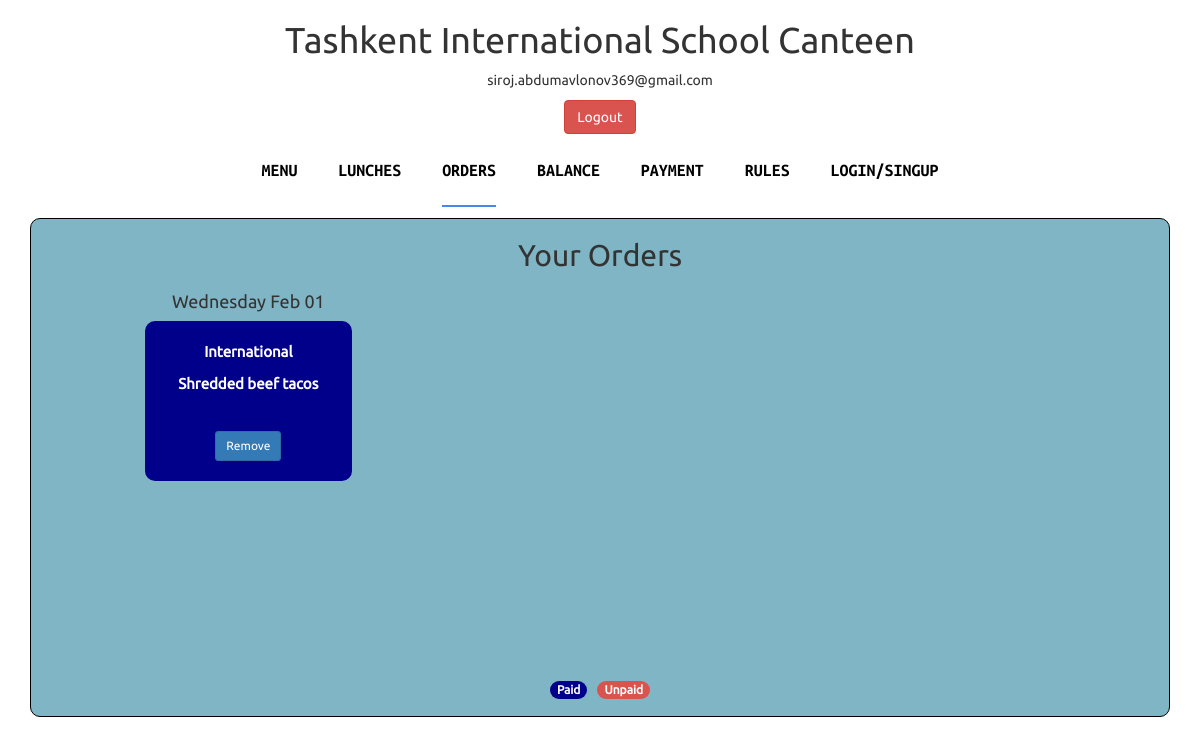
The page /orders (signed in) on the database its author committed.
### main/models.py (models this page shows, shortened)
class User(AbstractUser):
    username = None
    email = models.EmailField(unique=True, blank=False, null=False)
    full_name = models.CharField(max_length=255, blank=False, null=False)
    balance = models.DecimalField(max_digits=1000, default=1_000_000, blank=True, decimal_places=2)
    USERNAME_FIELD = 'email'
    REQUIRED_FIELDS = []
    objects = UserManager()

class Order(models.Model):
    user = models.ForeignKey(User, on_delete=models.CASCADE, related_name="order")
    weekday = models.ForeignKey(WeekDay, on_delete=models.CASCADE, related_name="orders")
    menuitem = models.ForeignKey(MenuItem, on_delete=models.PROTECT)
    paid = models.BooleanField(default=False)
    class Meta:
        unique_together = ('user', 'menuitem', 'weekday')

class WeekDay(models.Model):
    weekday = models.CharField(max_length=255, choices=WEEK_DAYS)
    datetime = models.DateField(blank=True, null=True)

class MenuItem(models.Model):
    lunch = models.ForeignKey(Lunch, on_delete=models.PROTECT, related_name="menuitem")
    date = models.ForeignKey(WeekDay, on_delete=models.PROTECT, related_name="menuitems")
    title = models.CharField(max_length=255, blank=False, null=False)
    price = models.DecimalField(max_digits=1000, decimal_places=2, default=10000.00)

class Lunch(models.Model):
    name = models.CharField(max_length=255, blank=False, null=False)
    def __str__(self):
        return f"{self.name}"

### main/views.py (the view)
@login_required
def orders(request):
    user = request.user
    orders = Order.objects.filter(user=user).order_by('weekday__datetime').order_by('paid')
    paginator = Paginator(orders, 5)
    page_number = request.GET.get('page')
    objects = paginator.get_page(page_number)
    return render(request, "orders.html", {
        "orders": objects,
    })

### templates/orders.html (shortened to what this page needs)
{% extends "main.html" %}
{% block content %}
    <h2>Your Orders</h2>
    <div class="order-row">
        <div class="block-wrapper ">
            {% for order in orders %}
                <div class="dfc">
                    <h4 class="fitcontent">{{ order.weekday.weekday }} {{ order.weekday.datetime|date:"M d" }}</h4>
                     {% if not order.paid  %}
                         <div class="block-item forcolumn not-paid">
                     {% else %}
                        <div class="block-item forcolumn paid">
                     {% endif %}
                     <div>
                        <p class="title">{{ order.menuitem.lunch }}</p>
                            <p class="item">{{ order.menuitem.title }}</p>
                     </div>
                            <a href="{% url "main:remove-order" order.weekday.id order.menuitem.id %}">
                                 <button class="block_item-btn btn btn-primary btn-sm">Remove</button>
                            </a>
                        </div>
                </div>
            {% endfor %}
        </div>
    </div>
    <nav class="pagination_nav mt120" aria-label="Page navigation example">
    </nav>
<div>
    <h1><span class="badge badge-pill" style="background-color: darkblue; margin-right: 10px;">Paid</span><span class="badge badge-pill" style="background-color: #d9534f;">Unpaid</span></h1>
</div>
{% endblock %}

### templates/main.html (shortened to what this page needs)
{% load static %}
<!doctype html>
<html lang="en">
<head>
    <link rel="stylesheet" href="{% static 'css/main.css' %}">
    <link rel="stylesheet" href="{% static 'css/bootstrap.min.css' %}" />
    <link rel="stylesheet" href="{% static 'css/font-awesome.min.css' %}" />
    <link rel="stylesheet" href="{% static 'css/style.css' %}" />
</head>
<body>
    <h1>Tashkent International School Canteen</h1>
    {% if request.user.is_authenticated %}
        {{ request.user.email }}
        <br>
        <a href="{% url 'main:logout' %}">
            <button style="margin-top: 10px;" class="btn btn-danger">Logout</button>
        </a>
    {% else %}
        <a href="{% url 'main:login' %}">
            <button class="btn btn-success">Login</button>
        </a>
    {% endif %}
    <nav class="navbar">
        <div class="header_container">
                <div class="responsiveness_nav" id="bs-example-navbar-collapse-1">
                    <ul class="nav navbar-nav">
                        {% if request.path == "/" %}
                            <li class="active"><a href="{% url "main:home" %}">Menu</a></li>
                        {% else %}
                            <li><a href="{% url "main:home" %}">Menu</a></li>
                        {% endif %}
                        {% if request.path == "/lunches" %}
                            <li class="active"><a href="{% url "main:lunches" %}">Lunches</a></li>
                        {% else %}
                            <li class=""><a href="{% url "main:lunches" %}">Lunches</a></li>
                        {%  endif %}
                        {% if request.path == "/orders" %}
                            <li class="active"><a href="{% url "main:orders" %}">Orders</a></li>
                        {% else %}
                            <li><a href="{% url "main:orders" %}">Orders</a></li>
                        {% endif  %}
                        {% if request.path == "/balance" %}
                            <li class="active"><a href="{% url "main:balance" %}">Balance</a></li>
                        {% else %}
                            <li><a href="{% url "main:balance" %}">Balance</a></li>
                        {%  endif %}
                        {% if request.path == "/payment" %}
                            <li class="active"><a href="{% url "main:payment" %}">Payment</a></li>
                        {% else %}
                            <li><a href="{% url "main:payment" %}">Payment</a></li>
                        {% endif %}
                        {% if request.path == "/rules" %}
                            <li class="active"><a href="{% url "main:rules" %}" >Rules</a></li>
                        {% else %}
                            <li><a href="{% url "main:rules" %}" >Rules</a></li>
                        {% endif %}
                        {% if request.path == "/login" or request.path == "/register"%}
                            <li class="active"><a href="{% url "main:login" %}">Login/Signup</a></li>
                        {% else %}
                            <li><a href="{% url "main:login" %}">Login/Singup</a></li>
                        {% endif %}
                    </ul>
                </div>
            </div>
	</nav>
    <div class="main">
        {% block content %}
        {% endblock %}
    </div>
</body>
</html>

### static/css/main.css (style rules this page uses)
@media (max-width:1366px) { .main { width: 95%; } }
@media (max-width:1366px) { .navbar { width: 100%; } }
@media (max-width:1366px) { .nav.navbar-nav li a { font-size: 18px; } }
@media (max-width:1366px) { p.title { font-size: 50px; } }
@media (max-width:1366px) { .block-item { width: 180px; } }
html { margin: 0; padding: 0; }
body { text-align: center; margin: 0; padding: 0; }
h1 { font-size: 35px; }
.main { margin-top: 1%; border: 1px solid black; background-color: #7fb5c5; height: fit-content; margin: auto; margin-top: 10px; margin-bottom: 50px; border-radius: 10px; }
.navbar { margin-left: 0px; padding-left: 0px; }
.header_container { width: 60%; margin: auto; }
.navbar-nav { width: 100%; margin: auto; display: flex; justify-content: space-between; }
.block-item p { font-weight: bold; font-size: 15px; }
.order-row { display: flex; justify-content: center; height: 40%; }
.order-row .block-wrapper { display: flex; justify-content: space-between; width: 80%; position: relative; }
.fitcontent { height: fit-content; }
.dfc { display: flex;flex-direction: column; }
.order-row .block-wrapper { display: grid; grid-template-columns: repeat(4,minmax(0,1fr)); gap: 3%; }
.order-row .block-wrapper .block-item { padding: 20px; border-radius: 10px; width: 100%; height: 160px; }
.forcolumn { color: white; display: flex; flex-direction: column; justify-content: space-between; }
.block-item.forcolumn.paid { background-color: darkblue; }
.block_item-btn { margin-bottom: 0; }
.title { font-size: 15px; }
.pagination_nav { margin-top: 120px !important; }
.item { margin: 0; }

### static/css/style.css (style rules this page uses)
ul { list-style-type: none; }
body { font-family: 'Ubuntu-R'; }
nav.navbar { z-index: 99; height: auto; margin:auto }
ul.navbar-nav li.active a { border-bottom: 2px solid #4b86f0; }
ul.navbar-nav li a { color: #000; font-size: 20px; font-family: 'UbuntuMB'; text-transform: uppercase; padding: 25px 0px; margin: 0px 20px; }

### rows shown on the page
User: user.email "siroj.abdumavlonov369@gmail.com"
Order: weekday.weekday "Wednesday", weekday.datetime "Feb 01", menuitem.lunch "International", menuitem "Shredded beef tacos"
